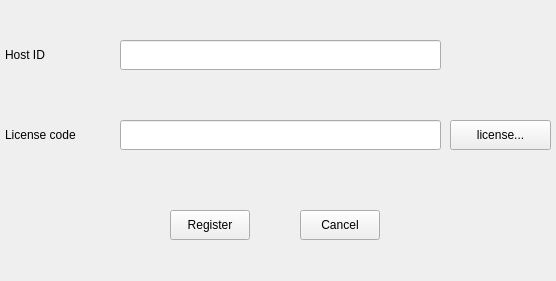
<?xml version="1.0" encoding="UTF-8"?>
<ui version="4.0">
 <class>frmLicense</class>
 <widget class="QMainWindow" name="frmLicense">
  <property name="geometry">
   <rect>
    <x>0</x>
    <y>0</y>
    <width>556</width>
    <height>281</height>
   </rect>
  </property>
  <property name="windowTitle">
   <string>License Management</string>
  </property>
  <widget class="QWidget" name="centralwidget">
   <widget class="QLabel" name="label">
    <property name="geometry">
     <rect>
      <x>5</x>
      <y>40</y>
      <width>81</width>
      <height>30</height>
     </rect>
    </property>
    <property name="text">
     <string>Host ID</string>
    </property>
   </widget>
   <widget class="QLineEdit" name="txtPower">
    <property name="geometry">
     <rect>
      <x>120</x>
      <y>40</y>
      <width>321</width>
      <height>30</height>
     </rect>
    </property>
   </widget>
   <widget class="QPushButton" name="btnRegister">
    <property name="geometry">
     <rect>
      <x>170</x>
      <y>210</y>
      <width>80</width>
      <height>30</height>
     </rect>
    </property>
    <property name="text">
     <string>Register</string>
    </property>
   </widget>
   <widget class="QPushButton" name="btnCancel">
    <property name="geometry">
     <rect>
      <x>300</x>
      <y>210</y>
      <width>80</width>
      <height>30</height>
     </rect>
    </property>
    <property name="text">
     <string>Cancel</string>
    </property>
   </widget>
   <widget class="QLabel" name="label_2">
    <property name="geometry">
     <rect>
      <x>5</x>
      <y>120</y>
      <width>111</width>
      <height>30</height>
     </rect>
    </property>
    <property name="text">
     <string>License code</string>
    </property>
   </widget>
   <widget class="QLineEdit" name="txtLicense">
    <property name="geometry">
     <rect>
      <x>120</x>
      <y>120</y>
      <width>321</width>
      <height>30</height>
     </rect>
    </property>
   </widget>
   <widget class="QPushButton" name="btnBrowser">
    <property name="geometry">
     <rect>
      <x>450</x>
      <y>120</y>
      <width>101</width>
      <height>30</height>
     </rect>
    </property>
    <property name="text">
     <string>license...</string>
    </property>
   </widget>
  </widget>
 </widget>
 <resources/>
 <connections/>
</ui>
